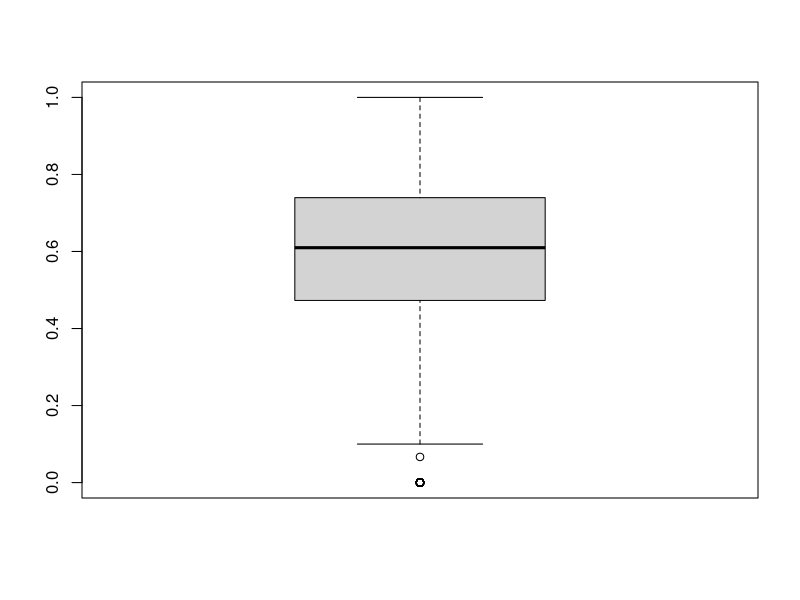
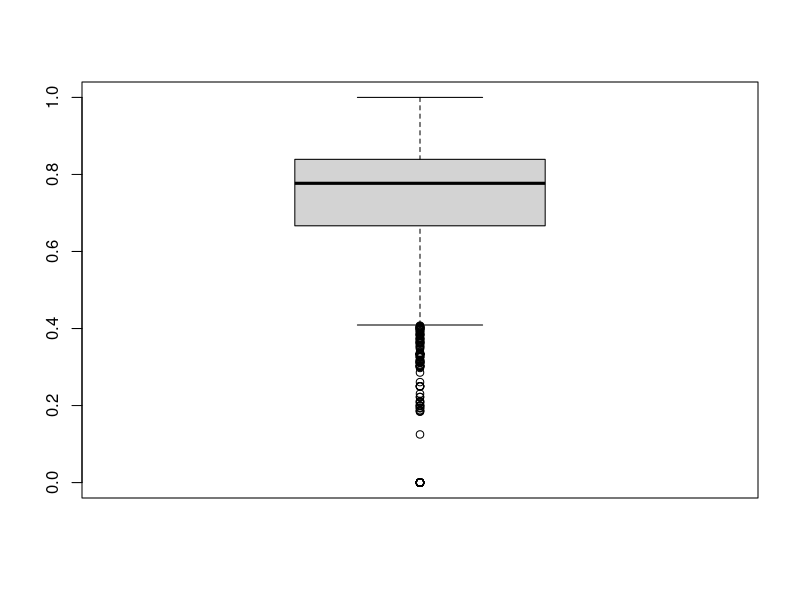

Reproduce these figures in R, in order.
########################
## SANER2015 RQ2
## @author:Yuki Ueda
## @createdOn:2015/10/15
########################


### Set data
num <- data.frame() # Init

# Input csv
num <- read.csv("CSVdata_oss/numOfPatchsets_os_1.csv"
                 ,sep=",", header=TRUE)

### number of patchset's voting(+1, -1) is 1
# index_l_m: vote is "like" and status is "merge"
# index_d_a: vote is "dislike" and status is abandoned
index_l <- data.frame()
index_d <- data.frame()

for(i in 1:nrow(num)){
  if(num$VotingScore[i] == 1){      # vote is like
    index_l <- rbind(index_l, num[i,])
  }else{                            # vote is dislike
    index_d <- rbind(index_d, num[i,])
  }
}

index <- list(index_l, index_d)

for(i in index){
  value = i$CurrentPar
  name = paste("QT_1_", i$VotingScore[1], "_",length(value),sep = "")
  pdf(paste("osS_pdf/",name,".pdf",sep=""))
  boxplot(value, ylim=c(0,1))
  print(name)
}
